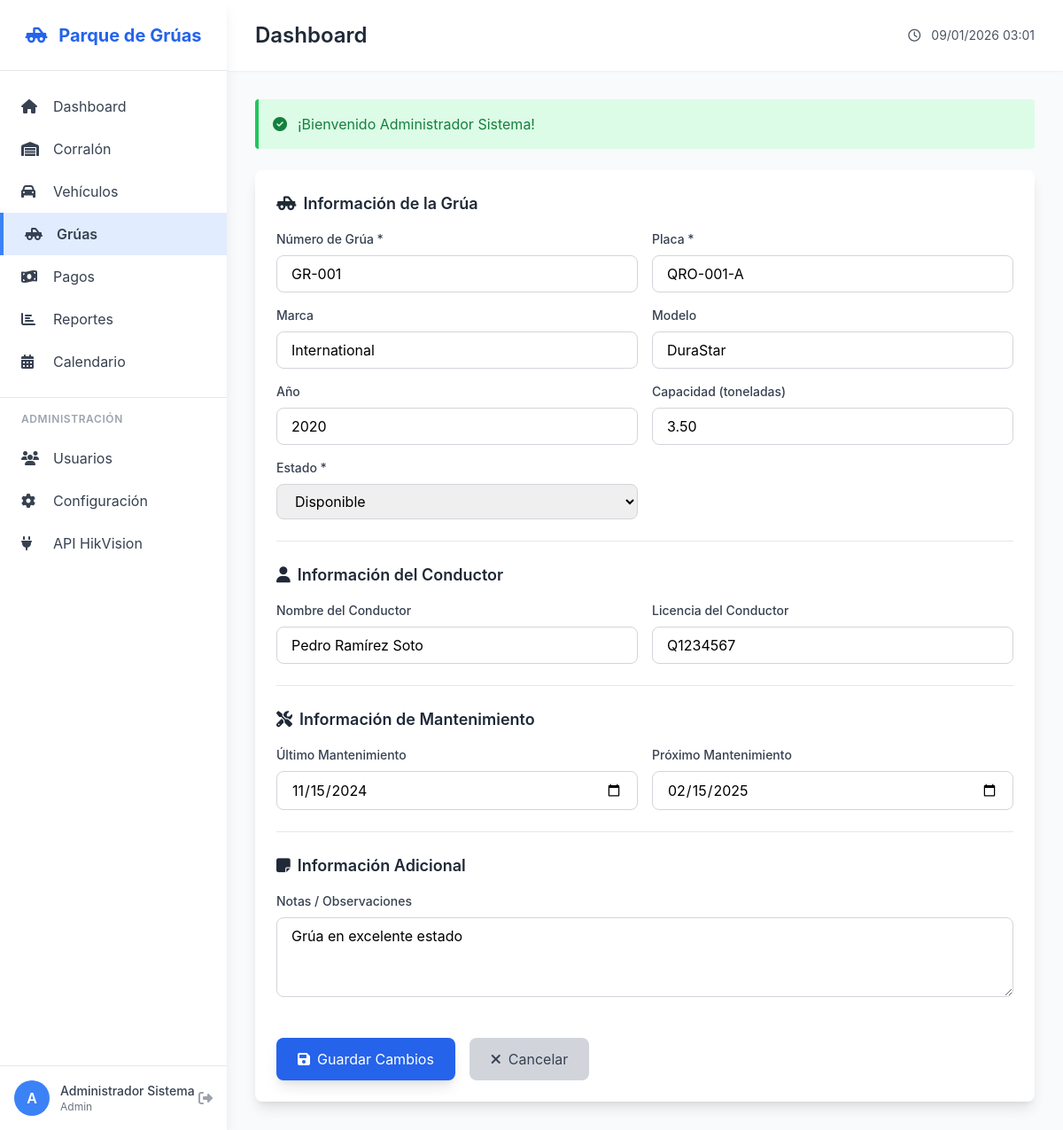
The app's page /cranes/edit/1 (signed in) with its own data.
### tables this page shows
CREATE TABLE IF NOT EXISTS cranes (
    id INT AUTO_INCREMENT PRIMARY KEY,
    crane_number VARCHAR(20) UNIQUE NOT NULL,
    plate VARCHAR(20) NOT NULL,
    brand VARCHAR(50),
    model VARCHAR(50),
    year INT,
    capacity_tons DECIMAL(5,2),
    status ENUM('available', 'in_service', 'maintenance', 'inactive') DEFAULT 'available',
    driver_name VARCHAR(100),
    driver_license VARCHAR(50),
    last_maintenance DATE,
    next_maintenance DATE,
    notes TEXT,
    created_at TIMESTAMP DEFAULT CURRENT_TIMESTAMP,
    updated_at TIMESTAMP DEFAULT CURRENT_TIMESTAMP ON UPDATE CURRENT_TIMESTAMP
);

### app/controllers/CranesController.php (called while the page is built, shortened)
<?php
require_once __DIR__ . '/Controller.php';
class CranesController extends Controller {
    public function edit($id) {
        $craneModel = $this->model('Crane');
        $crane = $craneModel->getById($id);
        require_once __DIR__ . '/../views/cranes/edit.php';
        require_once __DIR__ . '/../views/layouts/main.php';
    }
}

### config/Router.php (called while the page is built, shortened)
<?php
class Router {
    private $controller = 'DashboardController';
    private $method = 'index';
    public function __construct() {
        $url = $this->parseUrl();
        $controllerName = ucfirst($url[0]) . 'Controller';
        $controllerPath = __DIR__ . '/../app/controllers/' . $controllerName . '.php';
        if (file_exists($controllerPath)) {
            $this->controller = $controllerName;
            unset($url[0]);
        }
        if (isset($url[1])) {
            if (method_exists($this->controller, $url[1])) {
                $this->method = $url[1];
                unset($url[1]);
            }
        }
        $this->params = $url ? array_values($url) : [];
        call_user_func_array([$this->controller, $this->method], $this->params);
    }
    private function parseUrl() {
        if (isset($_GET['url'])) {
            $url = rtrim($_GET['url'], '/');
            $url = filter_var($url, FILTER_SANITIZE_URL);
            $url = explode('/', $url);
            return $url;
        }
        return [];
    }
    private function loadController() {
        $this->controller = new $this->controller;
    }
}

### public/index.php (called while the page is built, shortened)
<?php
require_once __DIR__ . '/../config/Database.php';
require_once __DIR__ . '/../config/Router.php';
require_once __DIR__ . '/../app/controllers/Controller.php';
require_once __DIR__ . '/../app/models/Model.php';
$router = new Router();

### app/controllers/Controller.php (called while the page is built, shortened)
<?php
class Controller {
    protected function model($model) {
        $modelPath = __DIR__ . '/../models/' . $model . '.php';
        if (file_exists($modelPath)) {
            return new $model();
        } else {
            die('El modelo ' . $model . ' no existe');
        }
    }
}

### config/Database.php (called while the page is built, shortened)
<?php
class Database {
    private static $instance = null;
    private $connection;
    private function __construct() {
        try {
            $dsn = 'mysql:host=' . DB_HOST . ';dbname=' . DB_NAME . ';charset=' . DB_CHARSET;
            $options = [
                PDO::ATTR_ERRMODE => PDO::ERRMODE_EXCEPTION,
                PDO::ATTR_DEFAULT_FETCH_MODE => PDO::FETCH_ASSOC,
                PDO::ATTR_EMULATE_PREPARES => false,
            ];
            $this->connection = new PDO($dsn, DB_USER, DB_PASS, $options);
        } catch (PDOException $e) {
            die('Error de conexión a la base de datos: ' . $e->getMessage());
        }
    }
    public static function getInstance() {
        if (self::$instance === null) {
            self::$instance = new self();
        }
        return self::$instance;
    }
    public function getConnection() {
        return $this->connection;
    }
}

### app/models/Model.php (called while the page is built, shortened)
<?php
class Model {
    protected $db;
    protected $table;
    public function __construct() {
        $this->db = Database::getInstance()->getConnection();
    }
    public function getById($id) {
        $stmt = $this->db->prepare("SELECT * FROM {$this->table} WHERE id = ?");
        $stmt->execute([$id]);
        return $stmt->fetch();
    }
}

### app/views/cranes/edit.php (the view, shortened to what this page needs)
<div class="bg-white rounded-lg shadow-lg p-6">
    <form method="POST" action="<?php echo BASE_URL; ?>/cranes/update/<?php echo $crane['id']; ?>" class="space-y-6">
        <div>
            <h3 class="text-lg font-semibold text-gray-800 mb-4">
                <i class="fas fa-truck-pickup mr-2"></i>Información de la Grúa
            </h3>
            <div class="grid grid-cols-1 md:grid-cols-2 gap-4">
                <div>
                    <label class="block text-sm font-medium text-gray-700 mb-2">Número de Grúa *</label>
                    <input type="text" name="crane_number" required
                           value="<?php echo htmlspecialchars($crane['crane_number']); ?>"
                           class="w-full px-4 py-2 border border-gray-300 rounded-lg focus:ring-2 focus:ring-blue-500"
                           placeholder="GR-001">
                </div>
                <div>
                    <label class="block text-sm font-medium text-gray-700 mb-2">Placa *</label>
                    <input type="text" name="plate" required
                           value="<?php echo htmlspecialchars($crane['plate']); ?>"
                           class="w-full px-4 py-2 border border-gray-300 rounded-lg focus:ring-2 focus:ring-blue-500"
                           placeholder="ABC-123-A">
                </div>
                <div>
                    <label class="block text-sm font-medium text-gray-700 mb-2">Marca</label>
                    <input type="text" name="brand"
                           value="<?php echo htmlspecialchars($crane['brand']); ?>"
                           class="w-full px-4 py-2 border border-gray-300 rounded-lg focus:ring-2 focus:ring-blue-500"
                           placeholder="International, Freightliner, etc.">
                </div>
                <div>
                    <label class="block text-sm font-medium text-gray-700 mb-2">Modelo</label>
                    <input type="text" name="model"
                           value="<?php echo htmlspecialchars($crane['model']); ?>"
                           class="w-full px-4 py-2 border border-gray-300 rounded-lg focus:ring-2 focus:ring-blue-500"
                           placeholder="DuraStar, M2 106, etc.">
                </div>
                <div>
                    <label class="block text-sm font-medium text-gray-700 mb-2">Año</label>
                    <input type="number" name="year"
                           value="<?php echo htmlspecialchars($crane['year']); ?>"
                           class="w-full px-4 py-2 border border-gray-300 rounded-lg focus:ring-2 focus:ring-blue-500"
                           placeholder="2020" min="1900" max="<?php echo date('Y') + 1; ?>">
                </div>
                <div>
                    <label class="block text-sm font-medium text-gray-700 mb-2">Capacidad (toneladas)</label>
                    <input type="number" name="capacity_tons" step="0.5"
                           value="<?php echo htmlspecialchars($crane['capacity_tons']); ?>"
                           class="w-full px-4 py-2 border border-gray-300 rounded-lg focus:ring-2 focus:ring-blue-500"
                           placeholder="3.5">
                </div>
                <div>
                    <label class="block text-sm font-medium text-gray-700 mb-2">Estado *</label>
                    <select name="status" required
                            class="w-full px-4 py-2 border border-gray-300 rounded-lg focus:ring-2 focus:ring-blue-500">
                        <option value="available" <?php echo $crane['status'] === 'available' ? 'selected' : ''; ?>>Disponible</option>
                    </select>
                </div>
            </div>
        </div>
        <div class="border-t pt-6">
            <h3 class="text-lg font-semibold text-gray-800 mb-4">
                <i class="fas fa-user mr-2"></i>Información del Conductor
            </h3>
            <div class="grid grid-cols-1 md:grid-cols-2 gap-4">
                <div>
                    <label class="block text-sm font-medium text-gray-700 mb-2">Nombre del Conductor</label>
                    <input type="text" name="driver_name"
                           value="<?php echo htmlspecialchars($crane['driver_name']); ?>"
                           class="w-full px-4 py-2 border border-gray-300 rounded-lg focus:ring-2 focus:ring-blue-500"
                           placeholder="Nombre completo del conductor">
                </div>
                <div>
                    <label class="block text-sm font-medium text-gray-700 mb-2">Licencia del Conductor</label>
                    <input type="text" name="driver_license"
                           value="<?php echo htmlspecialchars($crane['driver_license']); ?>"
                           class="w-full px-4 py-2 border border-gray-300 rounded-lg focus:ring-2 focus:ring-blue-500"
                           placeholder="Número de licencia">
                </div>
            </div>
        </div>
        <div class="border-t pt-6">
            <h3 class="text-lg font-semibold text-gray-800 mb-4">
                <i class="fas fa-tools mr-2"></i>Información de Mantenimiento
            </h3>
            <div class="grid grid-cols-1 md:grid-cols-2 gap-4">
                <div>
                    <label class="block text-sm font-medium text-gray-700 mb-2">Último Mantenimiento</label>
                    <input type="date" name="last_maintenance"
                           value="<?php echo htmlspecialchars($crane['last_maintenance']); ?>"
                           class="w-full px-4 py-2 border border-gray-300 rounded-lg focus:ring-2 focus:ring-blue-500">
                </div>
                <div>
                    <label class="block text-sm font-medium text-gray-700 mb-2">Próximo Mantenimiento</label>
                    <input type="date" name="next_maintenance"
                           value="<?php echo htmlspecialchars($crane['next_maintenance']); ?>"
                           class="w-full px-4 py-2 border border-gray-300 rounded-lg focus:ring-2 focus:ring-blue-500">
                </div>
            </div>
        </div>
        <div class="border-t pt-6">
            <h3 class="text-lg font-semibold text-gray-800 mb-4">
                <i class="fas fa-sticky-note mr-2"></i>Información Adicional
            </h3>
            <div>
                <label class="block text-sm font-medium text-gray-700 mb-2">Notas / Observaciones</label>
                <textarea name="notes" rows="3"
                          class="w-full px-4 py-2 border border-gray-300 rounded-lg focus:ring-2 focus:ring-blue-500"
                          placeholder="Cualquier observación adicional sobre la grúa"><?php echo htmlspecialchars($crane['notes']); ?></textarea>
            </div>
        </div>
        <div class="flex gap-4 pt-4">
            <button type="submit"
                    class="bg-blue-600 text-white px-6 py-3 rounded-lg hover:bg-blue-700 transition shadow-lg">
                <i class="fas fa-save mr-2"></i>Guardar Cambios
            </button>
            <a href="<?php echo BASE_URL; ?>/cranes/details/<?php echo $crane['id']; ?>"
               class="bg-gray-300 text-gray-700 px-6 py-3 rounded-lg hover:bg-gray-400 transition">
                <i class="fas fa-times mr-2"></i>Cancelar
            </a>
        </div>
    </form>
</div>

### app/views/layouts/main.php (style rules this page uses)
body { font-family: 'Inter', -apple-system, BlinkMacSystemFont, 'Segoe UI', Roboto, sans-serif; }

### records on screen
cranes: crane_number "GR-001", plate "QRO-001-A", brand "International", model "DuraStar", year "2020", capacity_tons "3.50", status "Disponible", driver_name "Pedro Ramírez Soto", driver_license "Q1234567", last_maintenance "11/15/2024", next_maintenance "02/15/2025", notes "Grúa en excelente estado"

### other values on screen
substr($_SESSION['full_name'] ?? 'U', 0, 1) "A"
$_SESSION['full_name'] "Administrador Sistema"
$_SESSION['role'] "Admin"
$title "Dashboard"
$_SESSION['success'] "¡Bienvenido Administrador Sistema!"
